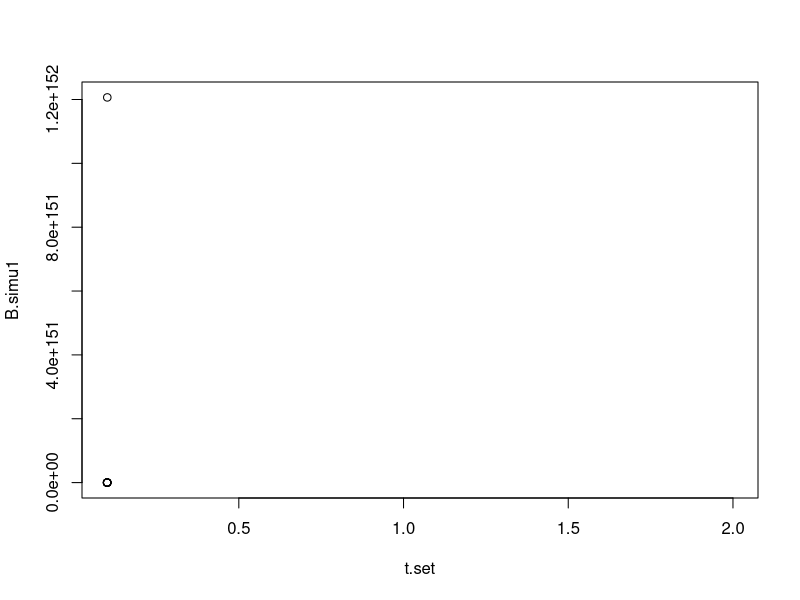

The R script that drew this image:
## ---- chunk 1
#install.packages("deSolve", dependencies = T)
library(deSolve)
require(deSolve)
library(tidyverse) #install.packages('tidyverse)
## ---- chunk 2
knitr::opts_chunk$set(echo = TRUE)
## ---- chunk 3
##Variables
N.v <- NaN    ## population size for victims (birds)
N.p <- NaN    ## population size for predators (cats)
t.time.set <- seq(1, 20, length.out= 20000) ## time



##Parameter values##
K <- NaN            # carrying capacity               (will be estimated from dimensionless parameters)
u <- NaN            # predation rate                  (will be estimated from dimensionless parameters)
beta.ma <- NaN      # contact rate for mass action    (will be estimated from dimensionless parameters)    

r.v <- 0.1          # per capita growth rate of birds in the model
a <- 0.03           # trophic conversion efficiency of cats
d.p <- 0.6          # natural per capita death rate of cats
beta.pm <- 1.5      # contact rate for proportionate mixing
delta <- 0.2        # virulence

#core equations
B <- N.v/K
B.set <-seq(0, 1, length.out=20000)
C <- N.p*u/r.v
t.set <- r.v*t.time.set

#dimensionless parameters
sigma.pm <- beta.pm/r.v
sigma.pm.set <- seq(0,25, length.out = 20000)
sigma.ma <- beta.ma * C/u 
sigma.ma.set<- seq(0, 250, length.out = 20000)

#e <- alpha*u*K/r.v
e <- 1
e.set <- seq(0, 25, length.out = 20000)
m <- d.p/r.v
alpha <- delta/r.v

## ---- chunk 4
B.simu1 <- NaN*t.set 
  B.simu1[1] <- .7
C.simu1 <- NaN*t.set
  C.simu1[1] <- .9
I.simu1 <- NaN*t.set
  I.simu1[1] <- .8

#for PM
for(i in 2:length(t.set)){
  dt <- t.set[i]-t.set[i-1]
  B <- B.simu1[i-1]
  C <- C.simu1[i-1]
  I <- I.simu1[i-1]
  
  dB <- B*(1-B) -B*C
  dC <- e*B*C - m*C - alpha*C*I
  dI <- ((sigma.pm - alpha)* (1-I) - e*B)*I
  
  B.simu1[i] <- B + dB
  C.simu1[i] <- C + dC
  I.simu1[i] <- I + dI
}

  
plot(t.set, B.simu1, )  

B.simu1
